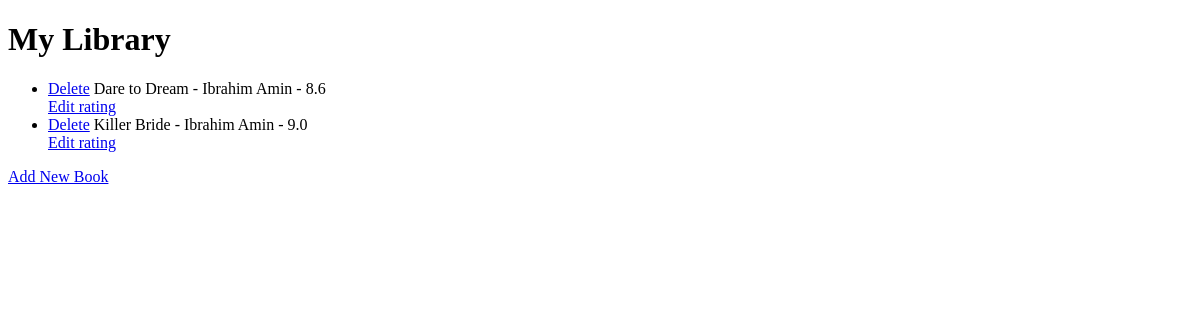
Before: / with the older database file.
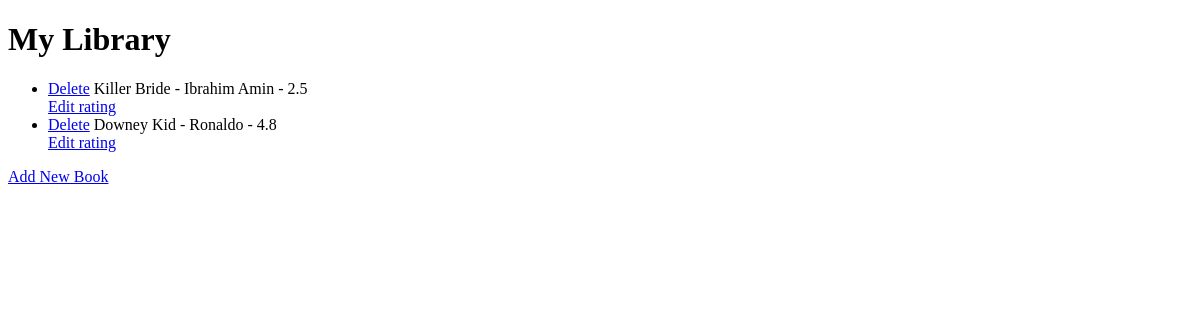
After: the same page with the newer database file.
### main.py (models this page shows, shortened)
class Books(db.Model):
    id = db.Column(db.Integer, primary_key=True)
    title = db.Column(db.String(30), nullable=False, unique=True)
    author = db.Column(db.String(20), nullable=False)
    rating = db.Column(db.Float, nullable=False)

### main.py (the view)
@app.route('/')
def home():
    books = Books.query.all()
    return render_template('index.html', books=books)

### templates/index.html (shortened to what this page needs)
<!DOCTYPE html>
<html lang="en">
<head>
</head>
<body>
<h1>My Library</h1>
    <ul>
      {% if books %}
        {% for book in books %}
        <li>
            <a href="{{ url_for('delete', id=book.id) }}">Delete</a>
            {{ book.title }} - {{ book.author }} - {{ book.rating }}
        </li>
        <a href="{{ url_for('edit', id=book.id) }}">Edit rating</a>
        {% endfor %}
      {% endif %}
    </ul>
<a href="{{url_for('add')}}">Add New Book</a>
</body>
</html>

Changed rows visible on the page:
removed Books: title "Dare to Dream", author "Ibrahim Amin", rating "8.6"
changed Books "Killer Bride": rating "9.0" → "2.5"
added Books: title "Downey Kid", author "Ronaldo", rating "4.8"
